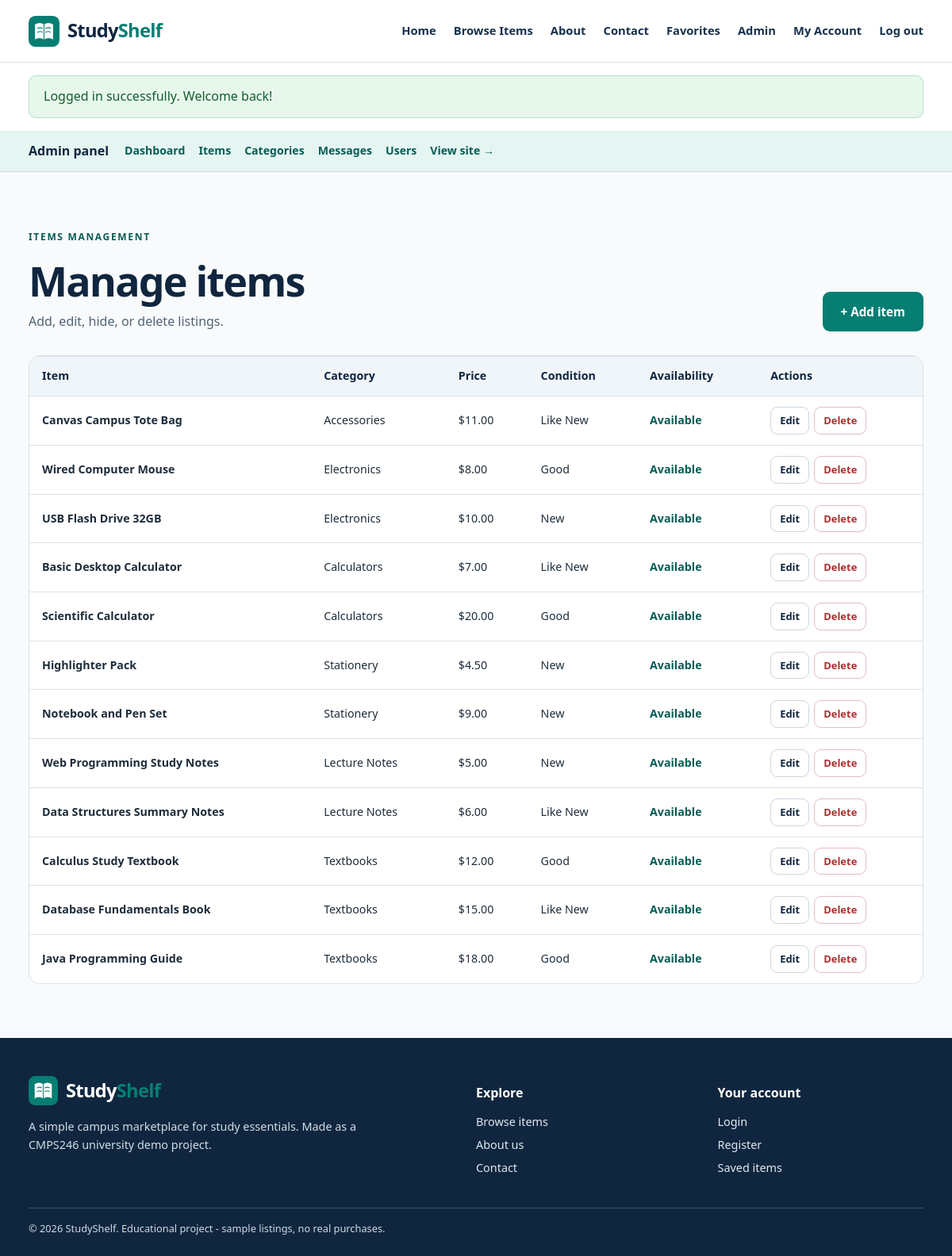
The page /admin/items.php (signed in) on the database its author committed.
### tables this page shows
CREATE TABLE items (
    id INT AUTO_INCREMENT PRIMARY KEY,
    category_id INT NOT NULL,
    created_by INT NOT NULL,
    title VARCHAR(140) NOT NULL,
    description TEXT NOT NULL,
    price DECIMAL(9,2) NOT NULL,
    item_condition ENUM('New', 'Like New', 'Good', 'Fair') NOT NULL DEFAULT 'Good',
    image_file VARCHAR(80) NOT NULL DEFAULT 'book-blue.svg',
    is_available TINYINT(1) NOT NULL DEFAULT 1,
    created_at TIMESTAMP DEFAULT CURRENT_TIMESTAMP,
    CONSTRAINT fk_items_category FOREIGN KEY (category_id) REFERENCES categories(id)
        ON UPDATE CASCADE ON DELETE RESTRICT,
    CONSTRAINT fk_items_user FOREIGN KEY (created_by) REFERENCES users(id)
        ON UPDATE CASCADE ON DELETE RESTRICT,
    CONSTRAINT check_items_price CHECK (price >= 0),
    INDEX idx_items_category (category_id),
    INDEX idx_items_available (is_available),
    INDEX idx_items_title (title)
);

CREATE TABLE categories (
    id INT AUTO_INCREMENT PRIMARY KEY,
    name VARCHAR(80) NOT NULL UNIQUE,
    description VARCHAR(255) NOT NULL DEFAULT '',
    created_at TIMESTAMP DEFAULT CURRENT_TIMESTAMP
);

### includes/functions.php (called while the page is built, shortened)
<?php
function e(?string $text): string
{
    return htmlspecialchars($text ?? '', ENT_QUOTES | ENT_SUBSTITUTE, 'UTF-8');
}
function url(string $path = ''): string
{
    return BASE_URL . ltrim($path, '/');
}
function money($amount): string
{
    return '$' . number_format((float) $amount, 2);
}

### config/database.php (called while the page is built, shortened)
<?php
function db(): PDO
{
    try {
        $dsn = 'mysql:host=' . DB_HOST . ';port=' . DB_PORT . ';dbname=' . DB_NAME . ';charset=utf8mb4';
        $connection = new PDO($dsn, DB_USER, DB_PASS, [
            PDO::ATTR_ERRMODE => PDO::ERRMODE_EXCEPTION,
            PDO::ATTR_DEFAULT_FETCH_MODE => PDO::FETCH_ASSOC,
            PDO::ATTR_EMULATE_PREPARES => false
        ]);
        return $connection;
    } catch (PDOException $exception) {
        http_response_code(500);
        exit('Database connection failed. Please import database/studyshelf.sql and check config/database.php.');
    }
}

### admin/items.php (the view, shortened to what this page needs)
<?php
$items = db()->query('SELECT i.*, c.name AS category_name FROM items i JOIN categories c ON c.id = i.category_id ORDER BY i.id DESC')->fetchAll();
require __DIR__ . '/../includes/header.php';
require __DIR__ . '/../includes/admin_nav.php';
?>
<section class="section admin-section"><div class="container"><div class="section-top"><div><span class="eyebrow">ITEMS MANAGEMENT</span><h1>Manage items</h1><p>Add, edit, hide, or delete listings.</p></div><a class="btn btn-primary" href="<?= e(url('admin/item_form.php')) ?>">+ Add item</a></div>
<div class="admin-panel"><div class="table-scroll"><table><thead><tr><th scope="col">Item</th><th scope="col">Category</th><th scope="col">Price</th><th scope="col">Condition</th><th scope="col">Availability</th><th scope="col">Actions</th></tr></thead><tbody>
<?php foreach ($items as $item): ?><tr><td><strong><?= e($item['title']) ?></strong></td><td><?= e($item['category_name']) ?></td><td><?= money($item['price']) ?></td><td><?= e($item['item_condition']) ?></td><td><?= (int)$item['is_available'] ? '<span class="table-status">Available</span>' : 'Hidden' ?></td><td class="actions-cell"><a class="btn btn-small btn-outline" href="<?= e(url('admin/item_form.php?id=' . (int)$item['id'])) ?>">Edit</a><form method="post" action="<?= e(url('admin/item_delete.php')) ?>" data-confirm="Delete this item permanently?"><?= csrf_field() ?><input type="hidden" name="id" value="<?= (int)$item['id'] ?>"><button type="submit" class="btn btn-small btn-danger">Delete</button></form></td></tr><?php endforeach; ?>
</tbody></table></div><?php if (!$items): ?><p class="empty-state">No items yet. Click Add item.</p><?php endif; ?></div>
</div></section>
<?php require __DIR__ . '/../includes/footer.php'; ?>

### assets/css/style.css (style rules this page uses)
:root { --navy: #18314d; --navy-dark: #10263f; --teal: #077e72; --teal-dark: #075d55; --mint: #e5f5f1; --cream: #fffaf0; --page: #ffffff; --pale: #f5f8fc; --text: #1e2d3b; --muted: #526375; --border: #d9e2eb; --danger: #ab3030; --radius: 14px; --shadow: 0 8px 30px rgba(23, 47, 72, .07); }
*, *::before, *::after { box-sizing: border-box; }
html { scroll-behavior: smooth; }
body { margin: 0; color: var(--text); background: var(--page); font: 16px/1.6 "Segoe UI", Tahoma, Arial, sans-serif; }
a { color: var(--teal-dark); text-decoration: none; }
button, input, select, textarea { font: inherit; }
button { cursor: pointer; }
.container { width: 94%; max-width: 1140px; margin: 0 auto; }
h1, h2, h3, p { margin-top: 0; }
h1, h2, h3 { color: var(--navy-dark); line-height: 1.22; }
h1 { font-size: 3.25rem; letter-spacing: -.035em; }
p { color: var(--muted); }
.eyebrow { color: var(--teal-dark); display: inline-block; font-size: .75rem; font-weight: 800; letter-spacing: .14em; margin-bottom: 14px; }
.section { padding: 68px 0; }
.section-top { display: flex; justify-content: space-between; gap: 20px; align-items: end; margin-bottom: 30px; }
.section-top h1, .section-top h2 { margin-bottom: 7px; }
.section-top p { margin-bottom: 0; }
.btn { display: inline-flex; align-items: center; justify-content: center; gap: 8px; border: 2px solid transparent; border-radius: 9px; padding: 11px 21px; min-height: 45px; font-size: .95rem; font-weight: 750; text-align: center; text-decoration: none; transition: background .15s, transform .15s; }
.btn-primary { background: var(--teal); color: white; border-color: var(--teal); }
.btn-outline { background: #fff; color: var(--navy-dark); border-color: #cbd7e1; }
.btn-danger { background: #fff; color: var(--danger); border: 1px solid #e4bdbd; }
.btn-small { font-size: .81rem; padding: 6px 11px; min-height: 33px; border-width: 1px; }
.admin-section { background: #f8fafc; min-height: 50vh; }
.admin-panel { overflow: hidden; border-radius: 14px; border: 1px solid var(--border); background: white; }
.table-scroll { overflow-x: auto; }
table { width: 100%; border-collapse: collapse; min-width: 600px; font-size: .89rem; }
th, td { padding: 13px 16px; border-top: 1px solid var(--border); text-align: left; vertical-align: middle; }
th { background: #f0f5f9; font-weight: 800; color: var(--navy-dark); white-space: nowrap; }
.table-status { color: var(--teal-dark); font-weight: 700; }
.actions-cell { white-space: nowrap; }
.actions-cell > form { display: inline-block; margin-left: 6px; }

### rows shown on the page
items: title "Canvas Campus Tote Bag", category.name "Accessories", price "$11.00", item_condition "Like New", is_available "Available"
items: title "Wired Computer Mouse", category.name "Electronics", price "$8.00", item_condition "Good", is_available "Available"
items: title "USB Flash Drive 32GB", category.name "Electronics", price "$10.00", item_condition "New", is_available "Available"
items: title "Basic Desktop Calculator", category.name "Calculators", price "$7.00", item_condition "Like New", is_available "Available"
items: title "Scientific Calculator", category.name "Calculators", price "$20.00", item_condition "Good", is_available "Available"
items: title "Highlighter Pack", category.name "Stationery", price "$4.50", item_condition "New", is_available "Available"
items: title "Notebook and Pen Set", category.name "Stationery", price "$9.00", item_condition "New", is_available "Available"
items: title "Web Programming Study Notes", category.name "Lecture Notes", price "$5.00", item_condition "New", is_available "Available"
items: title "Data Structures Summary Notes", category.name "Lecture Notes", price "$6.00", item_condition "Like New", is_available "Available"
items: title "Calculus Study Textbook", category.name "Textbooks", price "$12.00", item_condition "Good", is_available "Available"
items: title "Database Fundamentals Book", category.name "Textbooks", price "$15.00", item_condition "Like New", is_available "Available"
items: title "Java Programming Guide", category.name "Textbooks", price "$18.00", item_condition "Good", is_available "Available"

### other values the page prints
$flash_message['message'] "Logged in successfully. Welcome back!"
